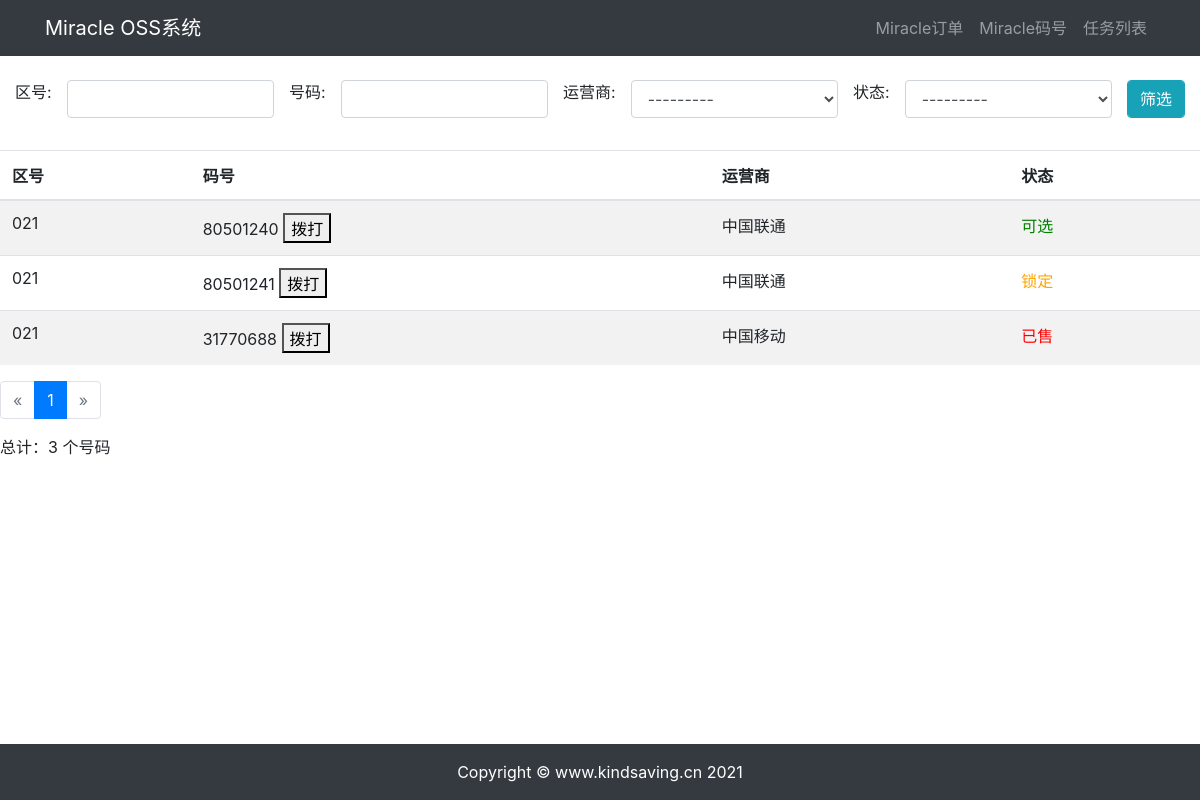
/Miracle/MiracleNumber/?page=2, run on an earlier commit of the app's database.
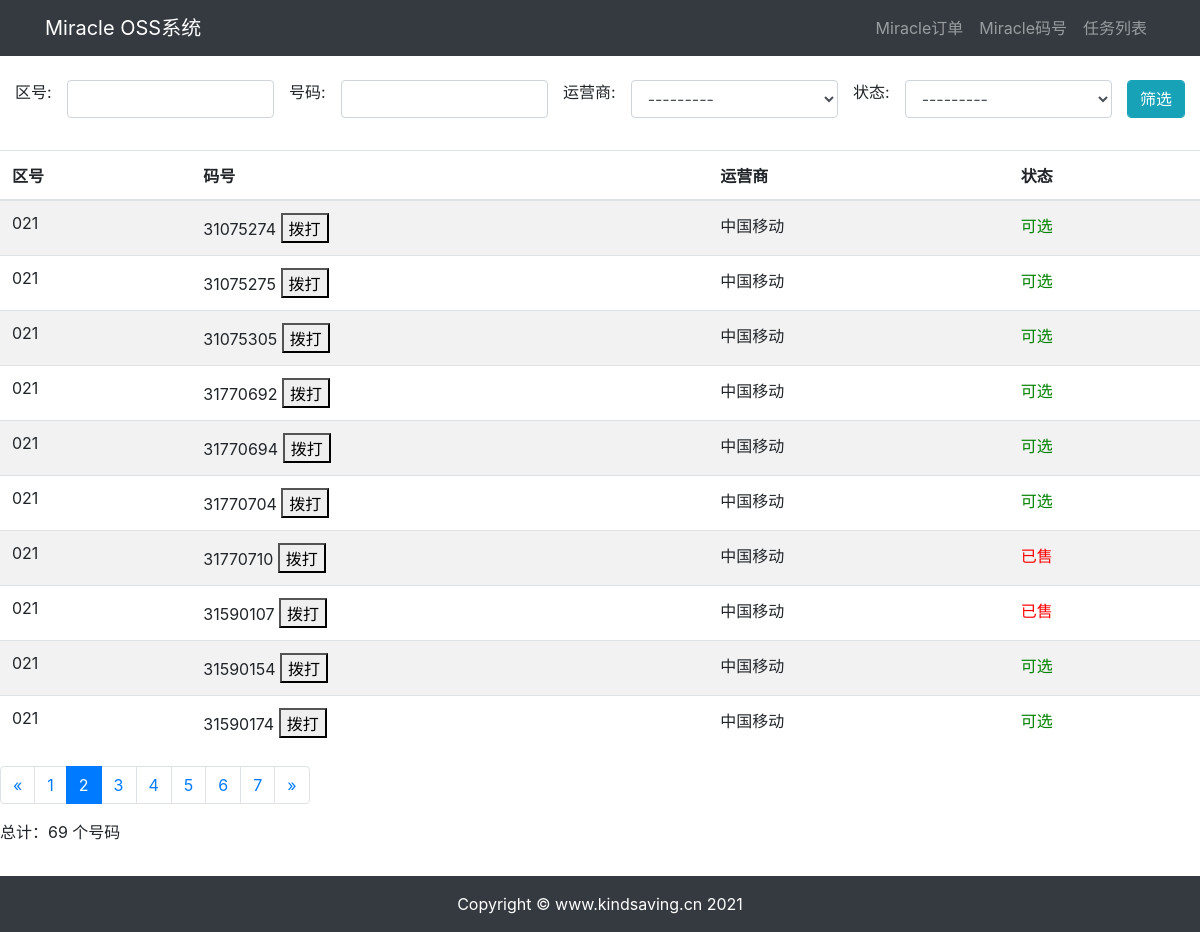
And on a later commit of the database.
### Miracle/models.py (models this page shows)
class MiracleNumber(models.Model):
    OPERATORS = (
        ('中国电信', '中国电信'),
        ('中国联通', '中国联通'),
        ('中国移动', '中国移动'),
        ('中国铁通', '中国铁通'),
    )
    STATUSS = (
        ('可选', '可选'),
        ('锁定', '锁定'),
        ('已售', '已售'),
    )
    Zip = models.CharField(max_length=4, default='021', verbose_name='区号')
    Number = models.IntegerField(verbose_name='固话号码')
    Operator = models.CharField(max_length=12, verbose_name='运营商', choices=OPERATORS)
    Status = models.CharField(max_length=8, verbose_name='状态', default='可选', choices=STATUSS)
    Organize =models.CharField(max_length=30,default=' ',verbose_name='客户名称')
    def colored_Status(self):
        if self.Status == '可选':
            color_code = 'green'
        elif self.Status == '锁定':
            color_code = 'orange'
        else:
            color_code = 'red'
        return format_html(
            '<span style="color: {};">{}</span>',
            color_code,
            self.Status,
        )
    colored_Status.short_description = u"状态"
    class Meta:
        unique_together = (("Zip", "Number"),)
        verbose_name_plural = 'Miracle码号'

### Miracle/views.py (the view)
# urls.py: path('Miracle/MiracleNumber/',MiracleViews.MiracleNumber_search,name='MiracleNumber_search'),
def MiracleNumber_search(request):
    f = MiracleNumberFilter(request.GET,queryset=MiracleNumber.objects.all())
    paginator = Paginator(f.qs, 10)
    page = request.GET.get('page')
    page_obj = paginator.get_page(page)
    context = {'page_obj': page_obj, 'paginator': paginator,
               'is_paginated': True, 'filter': f, }
    return render(request,'MiracleNumber_filter.html',context)

### Miracle/templates/MiracleNumber_filter.html (shortened to what this page needs)
{% extends "base.html" %}
{% block content %}
{% load widget_tweaks %}
<br>
<div class="well justify-content-center">
    <form action="" role="search" method="get">
        <div class="input-group col-md-12 align-self-center">
    {% with form=filter.form %}
            {% for field in form.visible_fields %}
            <div ,class="form-group col align-self-center">
                {{ field.label_tag }}
            </div>
            <div class="form-group col align-self-center">
                  {% render_field field class="form-control" %}
            </div>
    {% endfor %}
           <span class="input-group-btn">
                <button class="btn btn-info form-control" type="submit" value="submit">筛选</button>
            </span>
        </div>
    {% endwith %}
    </form>
</div>
{% if is_paginated %}
<table class="table table-striped">
    <thead>
        <tr>
            <th>区号</th>
            <th>码号</th>
            <th>运营商</th>
            <th>状态</th>
        </tr>
    </thead>
    <tbody>
{% for Number in page_obj %}
        <tr>
            <td>
{{ Number.Zip }}
            </td>
            <td>
                {{ Number.Number}} <button onclick="makecall($(parentNode.firstChild).text())">拨打</button>
            </td>
            <td>
{{ Number.Operator }}
            </td>
            {% if Number.Status == "已售" %}
            <td style="color: red">
            {%elif Number.Status == "锁定" %}
            <td style="color: orange">
            {%elif Number.Status == "可选" %}
            <td style="color: green">
            {% else %}
            <td>
            {%endif%}
{{ Number.Status }}
            </td>
{% endfor %}
        </tr>
    </tbody>
</table>
{% else %}
<p>There are no Numbers yet.</p>
{% endif %}
{% if is_paginated %}
     <ul class="pagination">
{% if page_obj.has_previous %}
         <li class="page-item"><a class="page-link" href="?page={{page_obj.previous_page_number}}">&laquo;</a></li>
{% else %}
         <li class="page-item disabled"><span class="page-link">&laquo;</span></li>
{% endif %}
         {% for i in paginator.page_range %}
         {% if page_obj.number == i %}
         <li class="page-item active"><span class="page-link"> {{ i }} <span class="sr-only">(current)</span></span></li>
{% else %}
               <li class="page-item"><a class="page-link" href="?page={{ i }}">{{ i }}</a></li>
{% endif %}
         {% endfor %}
         {% if page_obj.has_next %}
         <li class="page-item"><a class="page-link" href="?page={{ page_obj.next_page_number }}">&raquo;</a></li>
{% else %}
         <li class="page-item disabled"><span class="page-link">&raquo;</span></li>
{% endif %}
     </ul>
{% endif %}
<p>总计：{{filter.qs.count}} 个号码</p>
{% endblock content %}

What changed in the data, as far as the page shows it:
removed MiracleNumber: Zip "021", Number "80501240", Operator "中国联通", Status "可选"
removed MiracleNumber: Zip "021", Number "80501241", Operator "中国联通", Status "锁定"
no longer on this page (row unchanged): MiracleNumber: Zip "021", Number "31770688", Operator "中国移动", Status "已售"
added MiracleNumber: Zip "021", Number "31075274", Operator "中国移动", Status "可选"
added MiracleNumber: Zip "021", Number "31075275", Operator "中国移动", Status "可选"
added MiracleNumber: Zip "021", Number "31075305", Operator "中国移动", Status "可选"
added MiracleNumber: Zip "021", Number "31770692", Operator "中国移动", Status "可选"
added MiracleNumber: Zip "021", Number "31770694", Operator "中国移动", Status "可选"
added MiracleNumber: Zip "021", Number "31770704", Operator "中国移动", Status "可选"
added MiracleNumber: Zip "021", Number "31770710", Operator "中国移动", Status "已售"
added MiracleNumber: Zip "021", Number "31590107", Operator "中国移动", Status "已售"
added MiracleNumber: Zip "021", Number "31590154", Operator "中国移动", Status "可选"
added MiracleNumber: Zip "021", Number "31590174", Operator "中国移动", Status "可选"
Also different on the page:
{{ filter.qs.count }}: "3" → "69"
list line gone: "1"
new list line: "1"
new list line: "2"
new list line: "3"
new list line: "4"
new list line: "5"
new list line: "6"
new list line: "7"
